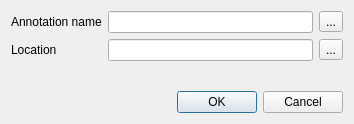
<?xml version="1.0" encoding="UTF-8"?>
<ui version="4.0">
 <class>EditAnnotationDialog</class>
 <widget class="QDialog" name="EditAnnotationDialog">
  <property name="geometry">
   <rect>
    <x>0</x>
    <y>0</y>
    <width>354</width>
    <height>124</height>
   </rect>
  </property>
  <property name="windowTitle">
   <string>Edit Annotation</string>
  </property>
  <layout class="QVBoxLayout" name="verticalLayout">
   <item>
    <layout class="QGridLayout" name="gridLayout">
     <item row="0" column="0" colspan="2">
      <widget class="QLabel" name="label_2">
       <property name="text">
        <string>Annotation name</string>
       </property>
      </widget>
     </item>
     <item row="0" column="2">
      <widget class="QLineEdit" name="nameEdit"/>
     </item>
     <item row="1" column="0" colspan="2">
      <widget class="QLabel" name="label">
       <property name="text">
        <string>Location</string>
       </property>
      </widget>
     </item>
     <item row="1" column="2">
      <widget class="QLineEdit" name="locationEdit"/>
     </item>
     <item row="2" column="2">
      <widget class="QLabel" name="statusLabel">
       <property name="text">
        <string/>
       </property>
       <property name="textFormat">
        <enum>Qt::RichText</enum>
       </property>
      </widget>
     </item>
     <item row="1" column="3">
      <widget class="QToolButton" name="complementButton">
       <property name="text">
        <string>...</string>
       </property>
       <property name="icon">
        <iconset resource="../../../../U2Gui/U2Gui.qrc">
         <normaloff>:/core/images/do_complement.png</normaloff>:/core/images/do_complement.png</iconset>
       </property>
      </widget>
     </item>
     <item row="0" column="3">
      <widget class="QToolButton" name="showNameGroupsButton">
       <property name="text">
        <string>...</string>
       </property>
       <property name="icon">
        <iconset resource="../../../../U2Gui/U2Gui.qrc">
         <normaloff>:/core/images/predefined_annotation_groups.png</normaloff>:/core/images/predefined_annotation_groups.png</iconset>
       </property>
      </widget>
     </item>
    </layout>
   </item>
   <item>
    <widget class="QDialogButtonBox" name="buttonBox">
     <property name="standardButtons">
      <set>QDialogButtonBox::Cancel|QDialogButtonBox::Ok</set>
     </property>
    </widget>
   </item>
  </layout>
 </widget>
 <resources>
  <include location="../../../../U2Gui/U2Gui.qrc"/>
 </resources>
 <connections>
  <connection>
   <sender>buttonBox</sender>
   <signal>accepted()</signal>
   <receiver>EditAnnotationDialog</receiver>
   <slot>accept()</slot>
   <hints>
    <hint type="sourcelabel">
     <x>176</x>
     <y>103</y>
    </hint>
    <hint type="destinationlabel">
     <x>176</x>
     <y>61</y>
    </hint>
   </hints>
  </connection>
  <connection>
   <sender>buttonBox</sender>
   <signal>rejected()</signal>
   <receiver>EditAnnotationDialog</receiver>
   <slot>reject()</slot>
   <hints>
    <hint type="sourcelabel">
     <x>176</x>
     <y>103</y>
    </hint>
    <hint type="destinationlabel">
     <x>176</x>
     <y>61</y>
    </hint>
   </hints>
  </connection>
 </connections>
</ui>
